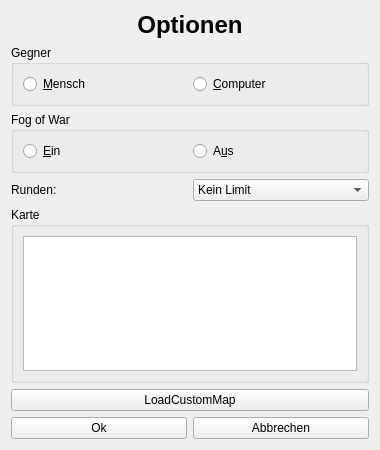
<?xml version="1.0" encoding="UTF-8"?>
<ui version="4.0">
 <class>OptionsWidget</class>
 <widget class="QWidget" name="OptionsWidget">
  <property name="geometry">
   <rect>
    <x>0</x>
    <y>0</y>
    <width>380</width>
    <height>450</height>
   </rect>
  </property>
  <property name="windowTitle">
   <string>Form</string>
  </property>
  <layout class="QVBoxLayout" name="verticalLayout_4">
   <item>
    <widget class="QLabel" name="label">
     <property name="text">
      <string>&lt;html&gt;&lt;head/&gt;&lt;body&gt;&lt;p align=&quot;center&quot;&gt;&lt;span style=&quot; font-size:xx-large; font-weight:600;&quot;&gt;Optionen&lt;/span&gt;&lt;/p&gt;&lt;/body&gt;&lt;/html&gt;</string>
     </property>
    </widget>
   </item>
   <item>
    <widget class="QGroupBox" name="groupBox_Opponent">
     <property name="title">
      <string>Gegner</string>
     </property>
     <layout class="QVBoxLayout" name="verticalLayout">
      <item>
       <layout class="QHBoxLayout" name="horizontalLayout">
        <item>
         <widget class="QRadioButton" name="radioButton_human">
          <property name="text">
           <string>&amp;Mensch</string>
          </property>
         </widget>
        </item>
        <item>
         <widget class="QRadioButton" name="radioButton_computer">
          <property name="text">
           <string>&amp;Computer</string>
          </property>
         </widget>
        </item>
       </layout>
      </item>
     </layout>
    </widget>
   </item>
   <item>
    <widget class="QGroupBox" name="groupBox_fogOfWar">
     <property name="title">
      <string>Fog of War</string>
     </property>
     <layout class="QVBoxLayout" name="verticalLayout_2">
      <item>
       <layout class="QHBoxLayout" name="horizontalLayout_2">
        <item>
         <widget class="QRadioButton" name="radioButton_fogOfWarOn">
          <property name="text">
           <string>&amp;Ein</string>
          </property>
         </widget>
        </item>
        <item>
         <widget class="QRadioButton" name="radioButton_fogOfWarOff">
          <property name="text">
           <string>A&amp;us</string>
          </property>
         </widget>
        </item>
       </layout>
      </item>
     </layout>
    </widget>
   </item>
   <item>
    <layout class="QHBoxLayout" name="horizontalLayout_3">
     <item>
      <widget class="QLabel" name="label_rounds">
       <property name="text">
        <string>Runden:</string>
       </property>
      </widget>
     </item>
     <item>
      <widget class="QComboBox" name="comboBox_rounds">
       <item>
        <property name="text">
         <string>Kein Limit</string>
        </property>
       </item>
       <item>
        <property name="text">
         <string>4</string>
        </property>
       </item>
       <item>
        <property name="text">
         <string>8</string>
        </property>
       </item>
       <item>
        <property name="text">
         <string>16</string>
        </property>
       </item>
      </widget>
     </item>
    </layout>
   </item>
   <item>
    <widget class="QGroupBox" name="groupBox_maps">
     <property name="title">
      <string>Karte</string>
     </property>
     <layout class="QVBoxLayout" name="verticalLayout_3">
      <item>
       <widget class="QListWidget" name="listWidget_maps"/>
      </item>
     </layout>
    </widget>
   </item>
   <item>
    <widget class="QPushButton" name="qbutton_loadCustomMap">
     <property name="text">
      <string>LoadCustomMap</string>
     </property>
    </widget>
   </item>
   <item>
    <layout class="QHBoxLayout" name="horizontalLayout_4">
     <item>
      <widget class="QPushButton" name="qbutton_apply">
       <property name="text">
        <string>Ok</string>
       </property>
      </widget>
     </item>
     <item>
      <widget class="QPushButton" name="qbutton_cancel">
       <property name="text">
        <string>Abbrechen</string>
       </property>
      </widget>
     </item>
    </layout>
   </item>
  </layout>
  <zorder>label</zorder>
  <zorder>groupBox_fogOfWar</zorder>
  <zorder>groupBox_maps</zorder>
  <zorder>groupBox_Opponent</zorder>
  <zorder>qbutton_loadCustomMap</zorder>
 </widget>
 <resources/>
 <connections/>
</ui>
